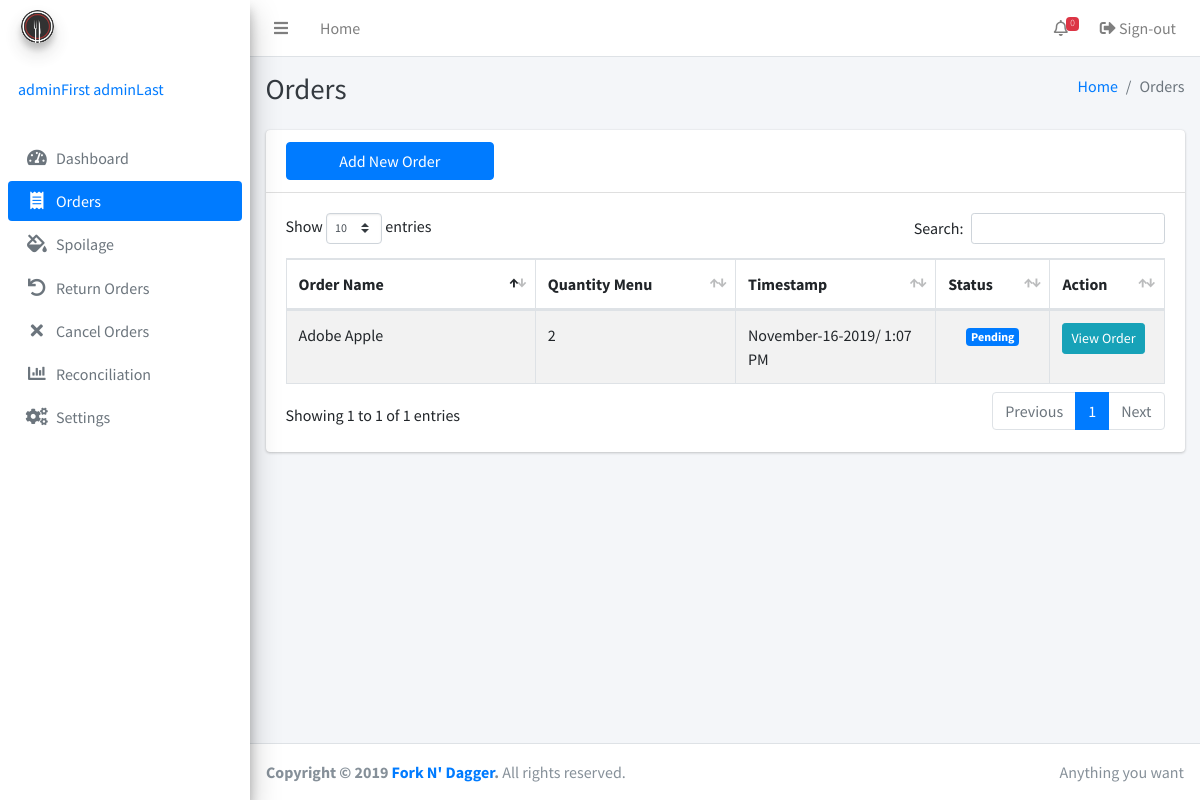
Before: /order.php (signed in) with the older database file.
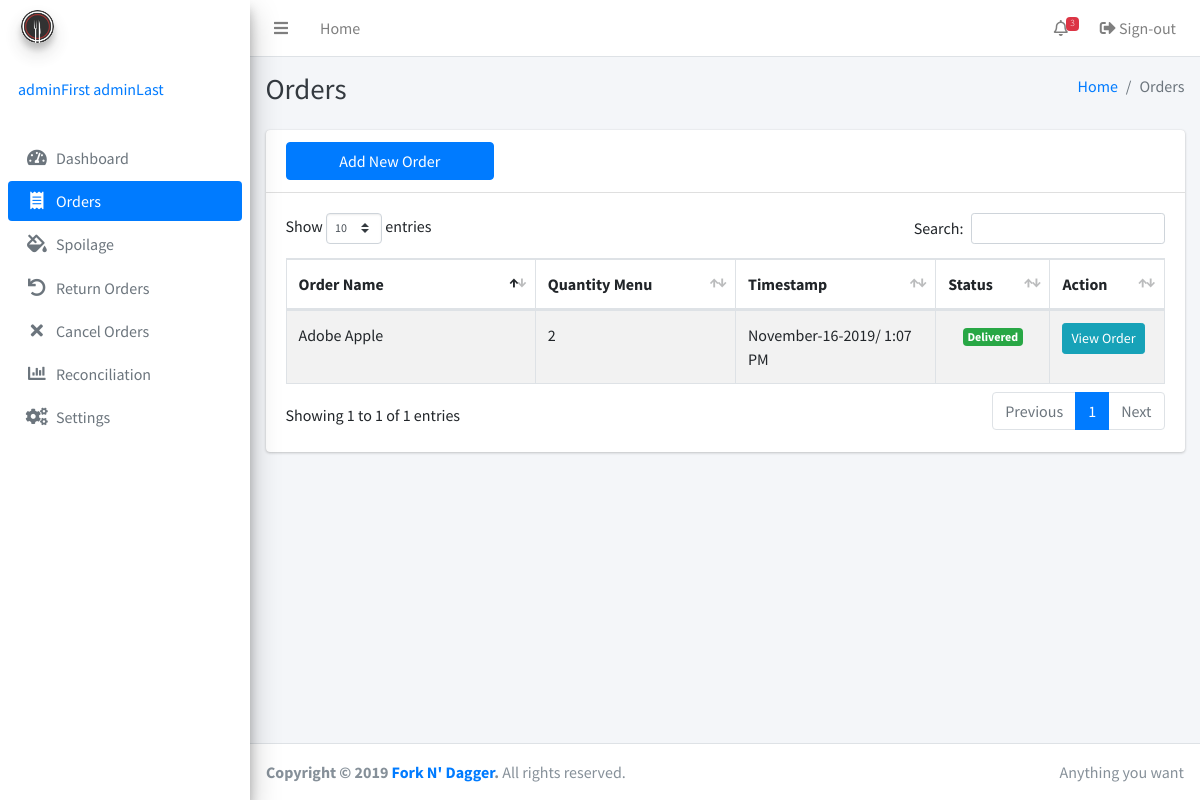
After: the same page with the newer database file.
### tables this page shows
CREATE TABLE IF NOT EXISTS `orders` (
  `order_id` bigint(255) NOT NULL,
  `qtyMenu` bigint(255) DEFAULT NULL,
  `menu_id` bigint(255) DEFAULT NULL,
  `timestamp` timestamp(6) NULL DEFAULT NULL,
  `status` enum('Pending','Canceled','Returned','Delivered') DEFAULT NULL,
  `lastUpdatedStatus` timestamp(6) NULL DEFAULT NULL,
  PRIMARY KEY (`order_id`)
);

CREATE TABLE IF NOT EXISTS `menu` (
  `id` bigint(255) NOT NULL AUTO_INCREMENT,
  `name` varchar(255) NOT NULL,
  `description` varchar(255) NOT NULL,
  `timestamp` timestamp(6) NOT NULL,
  `adminID` int(255) NOT NULL,
  PRIMARY KEY (`id`)
);

### order.php (the view, shortened to what the changed rows need)
<?php include 'inc/session.php'; ?>
<?php include 'inc/header.php'; ?>
<body class="hold-transition sidebar-mini">
<div class="wrapper">
<?php
include 'inc/navbar.php'; ?>
  <div class="content-wrapper">
    <div class="content-header">
      <div class="container-fluid">
        <div class="row mb-2">
          <div class="col-sm-6">
            <h1 class="m-0 text-dark">Orders</h1>
          </div>
        </div>
      </div>
    </div>
    <div class="content">
      <div class="container">
        <div class="row">
          <div class="col-12">
            <div class="card">
              <div class="card-body">
                <table class="table table-bordered table-striped display">
                  <thead>
                  <tr>
                    <th width="160">Order Name</th>
                    <th width="120">Quantity Menu</th>
                    <th width="120">Timestamp</th>
                    <th width="50">Status</th>
                    <th width="50">Action</th>
                  </tr>
                  </thead>
                  <tbody>
                  <?php
                  $getAllOrders = mysqli_query($conn, "SELECT * FROM `orders` JOIN `menu` ON id=menu_id");
                  while($row = mysqli_fetch_assoc($getAllOrders)) {
                     if ($row['status'] == 'Pending'){
                        $color = 'primary';
                      } elseif ($row['status'] == 'Canceled'){
                        $color = 'danger';
                        $orderstatus = 'hidden';
                      } elseif ($row['status'] == 'Returned'){
                        $color = 'warning';
                        $orderstatus = 'hidden';
                      } else {
                        $color = 'success';
                      }
                  ?>
                    <tr>
                      <td><?php echo ucwords($row['name']); ?></td>
                      <td><?php echo $row['qtyMenu']; ?></td>
                      <td><?php echo date('F-j-Y/ g:i A',strtotime($row['timestamp']));  ?></td>
                      <td class="text-center"><span class="badge bg-<?php echo $color; ?>"><?php echo $row['status']; ?></span></td>
                      <td>
                        <button type="button" class="btn btn-info btn-sm m-0" data-toggle="modal" data-target="#viewOrder<?php echo $row['order_id'] ?>">View Order</button>
                      </td>
                    </tr>
                  <?php
                  }
                  ?>
                  </tbody>
                </table>
              </div>
            </div>
          </div>
        </div>
      </div>
  </div>
</div>
</div>
</body>
</html>

### inc/navbar.php (shortened to what the changed rows need)
<nav class="main-header navbar navbar-expand navbar-white navbar-light">
  <ul class="navbar-nav ml-auto">
    <li class="nav-item dropdown">
      <a class="nav-link" data-toggle="dropdown" href="#">
        <i class="far fa-bell"></i>
      <?php
      $result3 = mysqli_query($conn, "SELECT count(*) as counted FROM inventory where lowquantity >= quantity or quantity = 0");
       $row1 = mysqli_fetch_assoc($result3);
       $counted = $row1['counted'];
       echo '<span class="badge badge-danger navbar-badge">'.$counted.'</span>';
      ?>
      </a>
    </li>
  </ul>
</nav>

Changed rows visible on the page:
changed orders "Adobe Apple": status "Pending" → "Delivered"
Other visible differences:
$counted: "0" → "3"
